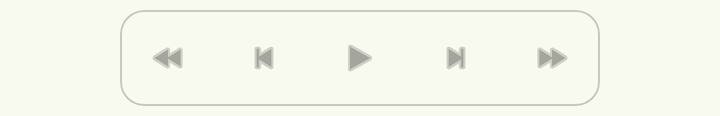
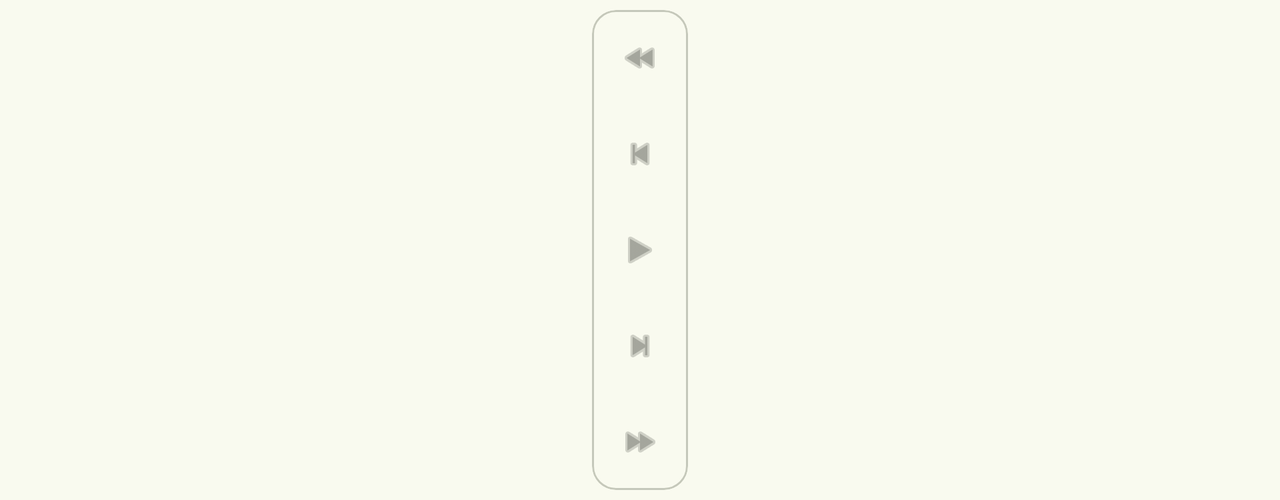

One screen, two layout resources from the same app: the default and the repository's alternative for another configuration. Each is rendered where Android would select it; the XML of both is given below.
<!-- AndroidManifest.xml: application theme AppTheme -->
<!-- res/layout/main_include_controls_bar.xml -->
<?xml version="1.0" encoding="utf-8"?>
<com.google.android.material.card.MaterialCardView xmlns:android="http://schemas.android.com/apk/res/android"
    xmlns:app="http://schemas.android.com/apk/res-auto"
    android:id="@+id/include_controls_bar"
    android:layout_width="wrap_content"
    android:layout_height="wrap_content"
    android:layout_gravity="center"
    android:layout_margin="@dimen/default_margin"
    app:layout_constraintBottom_toTopOf="@+id/end_guideline"
    app:layout_constraintEnd_toEndOf="parent"
    app:layout_constraintStart_toStartOf="parent"
    app:layout_constraintTop_toBottomOf="@+id/mid_guideline">

    <LinearLayout
        android:id="@+id/controls_bar"
        style="?android:attr/buttonBarStyle"
        android:layout_width="wrap_content"
        android:layout_height="wrap_content"
        android:orientation="horizontal">

        <com.google.android.material.button.MaterialButton
            android:id="@+id/skip_to_first_button"
            style="@style/BorderlessButtonsStyle"
            android:contentDescription="@string/skip_to_beginning"
            android:enabled="false"
            app:icon="@android:drawable/ic_media_rew"
            app:iconGravity="textStart" />

        <com.google.android.material.button.MaterialButton
            android:id="@+id/previous_button"
            style="@style/BorderlessButtonsStyle"
            android:contentDescription="@string/previous"
            android:enabled="false"
            app:icon="@android:drawable/ic_media_previous"
            app:iconGravity="textStart" />

        <com.google.android.material.button.MaterialButton
            android:id="@+id/play_button"
            style="@style/BorderlessButtonsStyle"
            android:contentDescription="@string/play"
            android:enabled="false"
            app:icon="@android:drawable/ic_media_play"
            app:iconGravity="textStart" />

        <com.google.android.material.button.MaterialButton
            android:id="@+id/next_button"
            style="@style/BorderlessButtonsStyle"
            android:contentDescription="@string/next"
            android:enabled="false"
            app:icon="@android:drawable/ic_media_next"
            app:iconGravity="textStart" />

        <com.google.android.material.button.MaterialButton
            android:id="@+id/skip_to_last_button"
            style="@style/BorderlessButtonsStyle"
            android:contentDescription="@string/skip_to_end"
            android:enabled="false"
            app:icon="@android:drawable/ic_media_ff"
            app:iconGravity="textStart" />

    </LinearLayout>

</com.google.android.material.card.MaterialCardView>
<!-- resources referenced by this layout -->
<resources>
  <dimen name="default_margin">5dp</dimen>
  <string name="next">Next</string>
  <string name="play">Play</string>
  <string name="previous">Previous</string>
  <string name="skip_to_beginning">Skip to beginning</string>
  <string name="skip_to_end">Skip to end</string>
  <style name="BorderlessButtonsStyle" parent="Widget.Material3.Button.IconButton">
          <item name="android:layout_width">wrap_content</item>
          <item name="android:layout_height">wrap_content</item>
      </style>
  <color name="md_theme_primary">#4C662B</color>
  <color name="md_theme_onPrimary">#FFFFFF</color>
  <color name="md_theme_primaryContainer">#CDEDA3</color>
  <color name="md_theme_onPrimaryContainer">#102000</color>
  <color name="md_theme_secondary">#586249</color>
  <color name="md_theme_onSecondary">#FFFFFF</color>
  <color name="md_theme_secondaryContainer">#DCE7C8</color>
  <color name="md_theme_onSecondaryContainer">#151E0B</color>
  <color name="md_theme_onTertiary">#FFFFFF</color>
  <color name="md_theme_tertiaryContainer">#BCECE7</color>
  <color name="md_theme_onTertiaryContainer">#00201E</color>
  <color name="md_theme_error">#BA1A1A</color>
  <color name="md_theme_onError">#FFFFFF</color>
  <color name="md_theme_errorContainer">#FFDAD6</color>
  <color name="md_theme_onErrorContainer">#410002</color>
  <color name="md_theme_background">#F9FAEF</color>
  <color name="md_theme_onBackground">#1A1C16</color>
  <color name="md_theme_surface">#F9FAEF</color>
  <color name="md_theme_onSurface">#1A1C16</color>
  <color name="md_theme_surfaceVariant">#E1E4D5</color>
  <color name="md_theme_onSurfaceVariant">#44483D</color>
  <color name="md_theme_outline">#75796C</color>
  <color name="md_theme_outlineVariant">#C5C8BA</color>
  <color name="md_theme_inverseSurface">#2F312A</color>
  <color name="md_theme_inverseOnSurface">#F1F2E6</color>
  <color name="md_theme_inversePrimary">#B1D18A</color>
  <color name="md_theme_primaryFixed">#CDEDA3</color>
  <color name="md_theme_onPrimaryFixed">#102000</color>
  <color name="md_theme_primaryFixedDim">#B1D18A</color>
  <color name="md_theme_onPrimaryFixedVariant">#354E16</color>
  <color name="md_theme_secondaryFixed">#DCE7C8</color>
  <color name="md_theme_onSecondaryFixed">#151E0B</color>
  <color name="md_theme_secondaryFixedDim">#BFCBAD</color>
  <color name="md_theme_onSecondaryFixedVariant">#404A33</color>
  <color name="md_theme_tertiaryFixed">#BCECE7</color>
  <color name="md_theme_onTertiaryFixed">#00201E</color>
  <color name="md_theme_tertiaryFixedDim">#A0D0CB</color>
  <color name="md_theme_onTertiaryFixedVariant">#1F4E4B</color>
  <color name="md_theme_surfaceDim">#DADBD0</color>
  <color name="md_theme_surfaceBright">#F9FAEF</color>
  <color name="md_theme_surfaceContainerLowest">#FFFFFF</color>
  <color name="md_theme_surfaceContainerLow">#F3F4E9</color>
  <color name="md_theme_surfaceContainer">#EEEFE3</color>
  <color name="md_theme_surfaceContainerHigh">#E8E9DE</color>
  <color name="md_theme_surfaceContainerHighest">#E2E3D8</color>
</resources>
<!-- res/layout-land/main_include_controls_bar.xml (the repository's variant of the layout above) -->
<!-- drawn on the phone turned sideways -->
<?xml version="1.0" encoding="utf-8"?>
<com.google.android.material.card.MaterialCardView xmlns:android="http://schemas.android.com/apk/res/android"
    xmlns:app="http://schemas.android.com/apk/res-auto"
    android:id="@+id/include_controls_bar"
    android:layout_width="wrap_content"
    android:layout_height="wrap_content"
    android:layout_gravity="center"
    android:layout_margin="@dimen/default_margin"
    app:layout_constraintBottom_toBottomOf="parent"
    app:layout_constraintEnd_toStartOf="@+id/mid_guideline"
    app:layout_constraintStart_toEndOf="@+id/start_guideline"
    app:layout_constraintTop_toTopOf="parent"
    >

    <LinearLayout
        android:id="@+id/controls_bar"
        style="?android:attr/buttonBarStyle"
        android:layout_width="wrap_content"
        android:layout_height="wrap_content"
        android:orientation="vertical">

        <com.google.android.material.button.MaterialButton
            android:id="@+id/skip_to_first_button"
            style="@style/BorderlessButtonsStyle"
            android:contentDescription="@string/skip_to_beginning"
            android:enabled="false"
            app:icon="@android:drawable/ic_media_rew"
            app:iconGravity="textStart" />

        <com.google.android.material.button.MaterialButton
            android:id="@+id/previous_button"
            style="@style/BorderlessButtonsStyle"
            android:contentDescription="@string/previous"
            android:enabled="false"
            app:icon="@android:drawable/ic_media_previous"
            app:iconGravity="textStart" />

        <com.google.android.material.button.MaterialButton
            android:id="@+id/play_button"
            style="@style/BorderlessButtonsStyle"
            android:contentDescription="@string/play"
            android:enabled="false"
            app:icon="@android:drawable/ic_media_play"
            app:iconGravity="textStart" />

        <com.google.android.material.button.MaterialButton
            android:id="@+id/next_button"
            style="@style/BorderlessButtonsStyle"
            android:contentDescription="@string/next"
            android:enabled="false"
            app:icon="@android:drawable/ic_media_next"
            app:iconGravity="textStart" />

        <com.google.android.material.button.MaterialButton
            android:id="@+id/skip_to_last_button"
            style="@style/BorderlessButtonsStyle"
            android:contentDescription="@string/skip_to_end"
            android:enabled="false"
            app:icon="@android:drawable/ic_media_ff"
            app:iconGravity="textStart" />

    </LinearLayout>

</com.google.android.material.card.MaterialCardView>
<!-- resources referenced by the variant -->
<!-- as the phone turned sideways resolves them -->
<resources>
  <!-- from res/values-land/ -->
  <dimen name="default_margin">5dp</dimen>
  <string name="next">Next</string>
  <string name="play">Play</string>
  <string name="previous">Previous</string>
  <string name="skip_to_beginning">Skip to beginning</string>
  <string name="skip_to_end">Skip to end</string>
  <style name="BorderlessButtonsStyle" parent="Widget.Material3.Button.IconButton">
          <item name="android:layout_width">wrap_content</item>
          <item name="android:layout_height">wrap_content</item>
      </style>
  <color name="md_theme_primary">#4C662B</color>
  <color name="md_theme_onPrimary">#FFFFFF</color>
  <color name="md_theme_primaryContainer">#CDEDA3</color>
  <color name="md_theme_onPrimaryContainer">#102000</color>
  <color name="md_theme_secondary">#586249</color>
  <color name="md_theme_onSecondary">#FFFFFF</color>
  <color name="md_theme_secondaryContainer">#DCE7C8</color>
  <color name="md_theme_onSecondaryContainer">#151E0B</color>
  <color name="md_theme_onTertiary">#FFFFFF</color>
  <color name="md_theme_tertiaryContainer">#BCECE7</color>
  <color name="md_theme_onTertiaryContainer">#00201E</color>
  <color name="md_theme_error">#BA1A1A</color>
  <color name="md_theme_onError">#FFFFFF</color>
  <color name="md_theme_errorContainer">#FFDAD6</color>
  <color name="md_theme_onErrorContainer">#410002</color>
  <color name="md_theme_background">#F9FAEF</color>
  <color name="md_theme_onBackground">#1A1C16</color>
  <color name="md_theme_surface">#F9FAEF</color>
  <color name="md_theme_onSurface">#1A1C16</color>
  <color name="md_theme_surfaceVariant">#E1E4D5</color>
  <color name="md_theme_onSurfaceVariant">#44483D</color>
  <color name="md_theme_outline">#75796C</color>
  <color name="md_theme_outlineVariant">#C5C8BA</color>
  <color name="md_theme_inverseSurface">#2F312A</color>
  <color name="md_theme_inverseOnSurface">#F1F2E6</color>
  <color name="md_theme_inversePrimary">#B1D18A</color>
  <color name="md_theme_primaryFixed">#CDEDA3</color>
  <color name="md_theme_onPrimaryFixed">#102000</color>
  <color name="md_theme_primaryFixedDim">#B1D18A</color>
  <color name="md_theme_onPrimaryFixedVariant">#354E16</color>
  <color name="md_theme_secondaryFixed">#DCE7C8</color>
  <color name="md_theme_onSecondaryFixed">#151E0B</color>
  <color name="md_theme_secondaryFixedDim">#BFCBAD</color>
  <color name="md_theme_onSecondaryFixedVariant">#404A33</color>
  <color name="md_theme_tertiaryFixed">#BCECE7</color>
  <color name="md_theme_onTertiaryFixed">#00201E</color>
  <color name="md_theme_tertiaryFixedDim">#A0D0CB</color>
  <color name="md_theme_onTertiaryFixedVariant">#1F4E4B</color>
  <color name="md_theme_surfaceDim">#DADBD0</color>
  <color name="md_theme_surfaceBright">#F9FAEF</color>
  <color name="md_theme_surfaceContainerLowest">#FFFFFF</color>
  <color name="md_theme_surfaceContainerLow">#F3F4E9</color>
  <color name="md_theme_surfaceContainer">#EEEFE3</color>
  <color name="md_theme_surfaceContainerHigh">#E8E9DE</color>
  <color name="md_theme_surfaceContainerHighest">#E2E3D8</color>
</resources>
